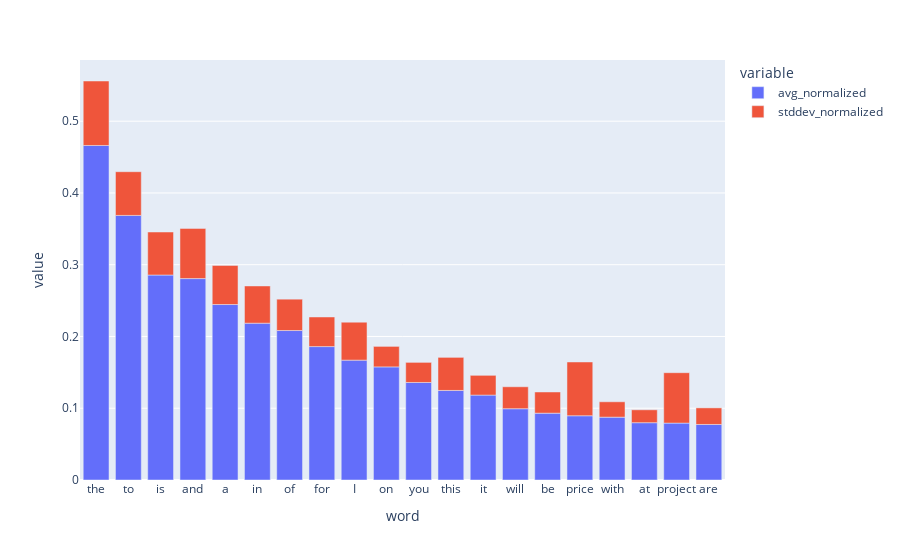

The notebook cell this image was saved under:
### Code cell
top_20.plot.bar()

### Figure 1 — Plotly figure (JSON) as saved in the notebook; plotly's stock layout.template omitted (floating-point values rounded to 4 significant figures)
{"data": [{"hovertemplate": "variable=avg_normalized<br>word=%{x}<br>value=%{y}<extra></extra>", "legendgroup": "avg_normalized", "marker": {"color": "#636efa", "pattern": {"shape": ""}}, "name": "avg_normalized", "orientation": "v", "showlegend": true, "textposition": "auto", "type": "bar", "x": ["the", "to", "is", "and", "a", "in", "of", "for", "I", "on", "you", "this", "it", "will", "be", "price", "with", "at", "project", "are"], "xaxis": "x", "y": [0.4662, 0.3687, 0.2856, 0.2807, 0.2445, 0.2185, 0.2083, 0.1859, 0.167, 0.1576, 0.1359, 0.1248, 0.1183, 0.09933, 0.09315, 0.08952, 0.08758, 0.07985, 0.07926, 0.07739], "yaxis": "y"}, {"hovertemplate": "variable=stddev_normalized<br>word=%{x}<br>value=%{y}<extra></extra>", "legendgroup": "stddev_normalized", "marker": {"color": "#EF553B", "pattern": {"shape": ""}}, "name": "stddev_normalized", "orientation": "v", "showlegend": true, "textposition": "auto", "type": "bar", "x": ["the", "to", "is", "and", "a", "in", "of", "for", "I", "on", "you", "this", "it", "will", "be", "price", "with", "at", "project", "are"], "xaxis": "x", "y": [0.08983, 0.0609, 0.05996, 0.06995, 0.05454, 0.05189, 0.04366, 0.04125, 0.05291, 0.02859, 0.02802, 0.0461, 0.02758, 0.03059, 0.02952, 0.07494, 0.0214, 0.01796, 0.07027, 0.02312], "yaxis": "y"}], "layout": {"barmode": "relative", "legend": {"title": {"text": "variable"}, "tracegroupgap": 0}, "margin": {"t": 60}, "xaxis": {"anchor": "y", "domain": [0, 1], "title": {"text": "word"}}, "yaxis": {"anchor": "x", "domain": [0, 1], "title": {"text": "value"}}}}
